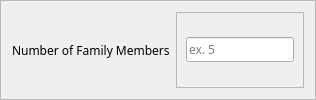
                   <widget class="QFrame" name="frame_108">
                    <property name="frameShape">
                     <enum>QFrame::StyledPanel</enum>
                    </property>
                    <property name="frameShadow">
                     <enum>QFrame::Raised</enum>
                    </property>
                    <layout class="QHBoxLayout" name="horizontalLayout_111">
                     <item>
                      <widget class="QLabel" name="label_57">
                       <property name="minimumSize">
                        <size>
                         <width>150</width>
                         <height>0</height>
                        </size>
                       </property>
                       <property name="font">
                        <font>
                         <family>Moon</family>
                        </font>
                       </property>
                       <property name="text">
                        <string>Number of Family Members</string>
                       </property>
                      </widget>
                     </item>
                     <item>
                      <widget class="QFrame" name="frame_109">
                       <property name="frameShape">
                        <enum>QFrame::StyledPanel</enum>
                       </property>
                       <property name="frameShadow">
                        <enum>QFrame::Raised</enum>
                       </property>
                       <layout class="QHBoxLayout" name="horizontalLayout_112">
                        <property name="topMargin">
                         <number>5</number>
                        </property>
                        <property name="bottomMargin">
                         <number>5</number>
                        </property>
                        <item>
                         <widget class="QLineEdit" name="numFamLine">
                          <property name="font">
                           <font>
                            <family>Raleway</family>
                           </font>
                          </property>
                          <property name="placeholderText">
                           <string>ex. 5</string>
                          </property>
                         </widget>
                        </item>
                       </layout>
                      </widget>
                     </item>
                    </layout>
                   </widget>
